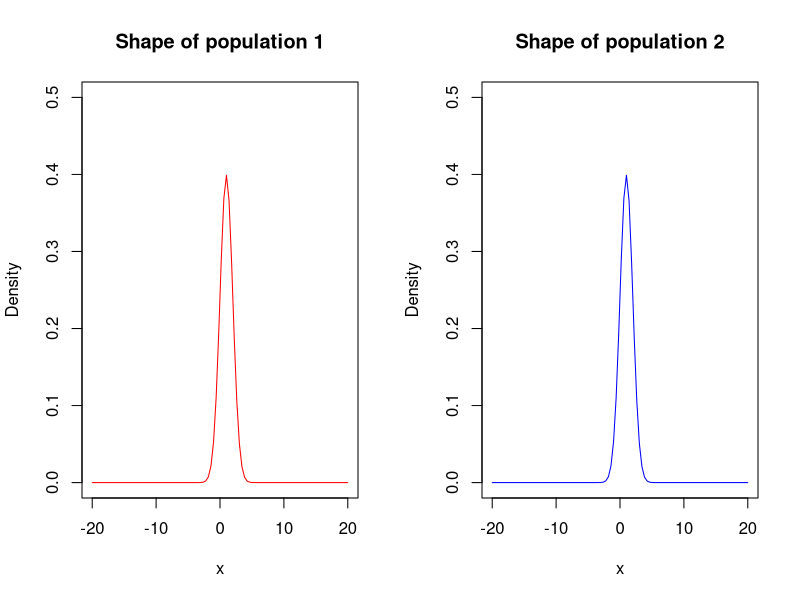

Write R code to recreate this figure.
# Script testing the robustnes of the t-test

### THESE ARE THE PARAMETERS YOU WILL BE CHANGING ###

## POPULATION 1
MEAN1 = 1  # Mean of population 1, should be positive!
SD1 = 1  # Standard deviation of population 1
SAMPLE_SIZE1 = 5  # Number of samples you are drawing from the population
SKEWED1 = FALSE  # Either TRUE or FALSE

## POPULATION 2
MEAN2 = 1  # Mean of population 2, should be positive!
SD2 = 1  # Standard deviation of population 2
SAMPLE_SIZE2 = 5  # Number of samples you are drawing from the population
SKEWED2 = FALSE  # Either TRUE or FALSE

### DO NOT ENTER ANYTHING BELOW THIS LINE
#############################################################
#  All the code below this line is the simulation

## Make plots of the populations

vals = seq(-20, 20, len=100)

par(mfrow=c(1,2))

if(!SKEWED1){
    plot(vals, dnorm(vals, mean=MEAN1, sd=SD1), type="l", ylim=c(0, 0.5),
                    main="Shape of population 1", ylab="Density", xlab="x", col="red")
} else{
    plot(vals, dexp(vals, rate=1 / MEAN1), type="l", ylim=c(0, 0.5),
                    main="Shape of population 1", ylab="Density", xlab="x", col="red")
}

if(!SKEWED2){
    plot(vals, dnorm(vals, mean=MEAN2, sd=SD2), type="l", ylim=c(0, 0.5),
                    main="Shape of population 2", ylab="Density", xlab="x", col="blue")
} else{
    plot(vals, dexp(vals, rate=1 / MEAN2), type="l", ylim=c(0, 0.5),
                    main="Shape of population 2", ylab="Density", xlab="x", col="blue")
}


## RUN THE SIMULATION
SIM=5000  # Number of simulations
alpha = 0.05  # TYPE I ERROR RATE

if(!SKEWED1){
    pop1_results = matrix(rnorm(SIM * SAMPLE_SIZE1, mean=MEAN1, sd=SD1),
                            nrow=SAMPLE_SIZE1, ncol=SIM)
} else{
    pop1_results = matrix(rexp(SIM * SAMPLE_SIZE1, rate=1 / MEAN1),
                            nrow=SAMPLE_SIZE1, ncol=SIM)

}

if(!SKEWED2){
    pop2_results = matrix(rnorm(SIM * SAMPLE_SIZE2, mean=MEAN2, sd=SD2),
                            nrow=SAMPLE_SIZE2, ncol=SIM)
} else{
    pop2_results = matrix(rexp(SIM * SAMPLE_SIZE2, rate=1 / MEAN2),
                            nrow=SAMPLE_SIZE2, ncol=SIM)

}

significant = array(NA, dim=SIM)
for(i in 1:SIM){

    p_val = t.test(pop1_results[,i], pop2_results[,i], var.equal=TRUE)$p.value
    significant[i] = p_val < alpha

}

# PRINT YOUR RESULTS
if(MEAN1 == MEAN2){
    print(paste("Your true TYPE I ERROR RATE is:", sum(significant) / SIM))
} else {
    print(paste("Your TYPE II ERROR RATE is: ",
                    (length(significant) - sum(significant)) / SIM))
}




